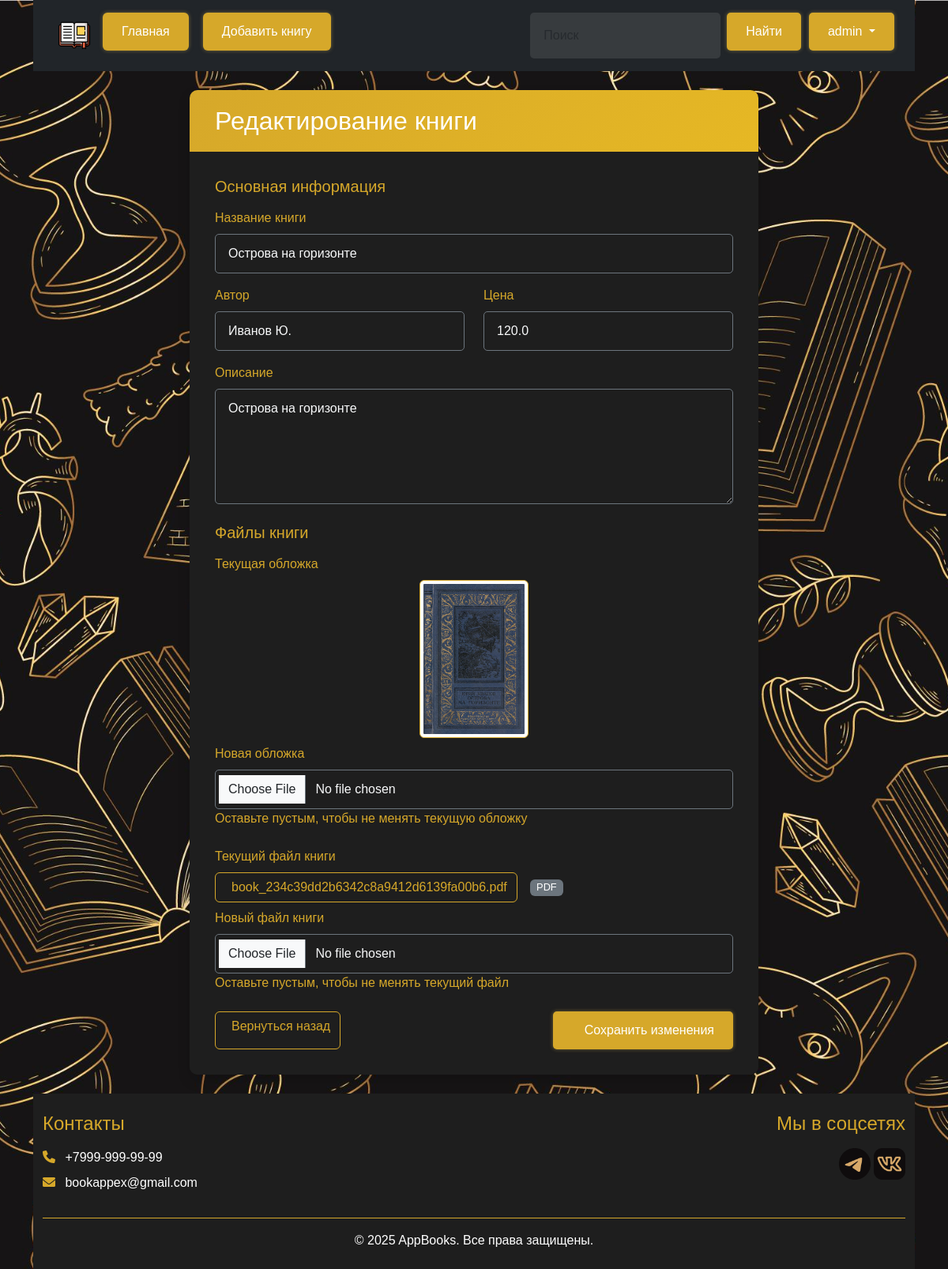
The page /book/1/edit (signed in) on the database its author committed.
### models.py (models this page shows)
class Books(db.Model):
    id = db.Column(db.Integer, primary_key = True)
    Title = db.Column(db.String(100), nullable = False)
    Cover = db.Column(db.String(100), nullable = False)
    Author = db.Column(db.String(100), nullable = False)
    About = db.Column(db.Text, nullable = False)
    File_path = db.Column(db.String(100), nullable = False)
    Cost = db.Column(db.Float, nullable = False)
    @property
    def cover_url(self):
        clean_path = self.Cover.replace('\\', '/')
        return url_for('static', filename=f'uploads/{clean_path}')
    @property
    def book_file_url(self):
        clean_path = self.File_path.replace('\\', '/')
        return url_for('static', filename=f'uploads/{clean_path}')

### BooksApp.py (the view, shortened to what this page needs)
@app.route("/book/<int:id>/edit", methods=['POST', 'GET'])
@admin_required
def BookUpdate(id):
    book = Books.query.get_or_404(id)
    return render_template('Book_edit.html',
                         book=book,
                         username=session.get('username'),
                         admin = adm())

### BooksApp.py (called while the page is built)
def login_required(f):
    @wraps(f)
    def decorated(*args, **kwargs):
        if 'username' not in session:
            flash('Требуется авторизация', 'error')
            return redirect(url_for('Log_in'))
        return f(*args, **kwargs)
    return decorated

def admin_required(f):
    @wraps(f)
    @login_required
    def decorated(*args, **kwargs):
        user = Authorization.query.filter_by(Name=session['username']).first()
        if user.Rank != 'Admin':
            abort(403)  # Forbidden
        return f(*args, **kwargs)
    return decorated

def adm():
    username=session.get('username')
    if 'username' not in session:
        return False
    user = Authorization.query.filter_by(Name=username).first()
    if user.Rank == 'Admin':
       return True
    return False

### templates/Book_edit.html (shortened to what this page needs)
{% extends 'base.html' %}
{% block body %}
<div class="container mt-4">
    <div class="row justify-content-center">
        <div class="col-lg-8">
            <div class="card shadow border-0">
                <div class="card-header bg-primary text-white">
                    <h2 class="mb-0">Редактирование книги</h2>
                </div>
                <div class="card-body bg-dark text-light">
                <div class="card-body bg-dark text-light">
                    <form method="post" enctype="multipart/form-data">
                        <div class="mb-4">
                            <h5 class="text-gold mb-3">Основная информация</h5>
                            <div class="mb-3">
                                <label for="title" class="form-label">Название книги</label>
                                <input type="text" class="form-control bg-dark text-light border-secondary"
                                       id="title" name="title" value="{{ book.Title }}" required>
                            </div>
                            <div class="row">
                                <div class="col-md-6 mb-3">
                                    <label for="author" class="form-label">Автор</label>
                                    <input type="text" class="form-control bg-dark text-light border-secondary"
                                           id="author" name="author" value="{{ book.Author }}" required>
                                </div>
                                <div class="col-md-6 mb-3">
                                    <label for="cost" class="form-label">Цена</label>
                                    <input type="number" step="0.01" min="0"
                                           class="form-control bg-dark text-light border-secondary"
                                           id="cost" name="cost" value="{{ book.Cost }}" required>
                                </div>
                            </div>
                            <div class="mb-3">
                                <label for="about" class="form-label">Описание</label>
                                <textarea class="form-control bg-dark text-light border-secondary"
                                          id="about" name="about" rows="5" required>{{ book.About }}</textarea>
                            </div>
                        </div>
                        <div class="mb-4">
                            <h5 class="text-gold mb-3">Файлы книги</h5>
                            <div class="mb-4">
                                <label class="form-label d-block">Текущая обложка</label>
                                <div class="text-center mb-2">
                                    <img src="{{ book.cover_url }}" class="img-thumbnail border-gold" style="max-height: 200px;">
                                </div>
                                <label for="cover" class="form-label">Новая обложка</label>
                                <input type="file" class="form-control bg-dark text-light border-secondary"
                                       id="cover" name="cover" accept="image/*">
                                <div class="text-gold">Оставьте пустым, чтобы не менять текущую обложку</div>
                            </div>
                            <div class="mb-3">
                                <label class="form-label d-block">Текущий файл книги</label>
                                <div class="d-flex align-items-center mb-2">
                                    <a href="{{ book.book_file_url }}" class="btn btn-outline-gold me-3">
                                        {{ book.File_path.split('/')[-1] }}
                                    </a>
                                    <span class="badge bg-secondary">{{ book.File_path.split('.')[-1]|upper }}</span>
                                </div>
                                <label for="book_file" class="form-label">Новый файл книги</label>
                                <input type="file" class="form-control bg-dark text-light border-secondary"
                                       id="book_file" name="book_file">
                                <div class="text-gold">Оставьте пустым, чтобы не менять текущий файл</div>
                            </div>
                        </div>
                        <div class="d-flex justify-content-between mt-4">
                            <a href="{{ url_for('book_detail', id=book.id) }}" class="btn btn-outline-gold">
                                Вернуться назад
                            </a>
                            <button type="submit" class="btn btn-gold">
                                Сохранить изменения
                            </button>
                        </div>
                    </form>
                </div>
            </div>
        </div>
    </div>
</div>
{% endblock %}

### static/css/main.css (style rules this page uses)
:root { --primary-color: #d6a82a; --primary-hover: #e6b824; --text-color: white; --shadow: 0 0 5px rgba(195, 167, 77, 0.5); --shadow-hover: 0 0 15px rgba(195, 167, 77, 0.8); --success-color: #0f9b22; --success-hover: #2ad641; --error-color: #ffca2c; --error-bg: rgba(255, 202, 44, 0.1); --dark-bg: #1e1e1e; --darker-bg: #161415; --gold-gradient: linear-gradient(135deg, var(--primary-color) 0%, var(--primary-hover) 100%); }
body { margin: 0; padding: 0; min-height: 100vh; font-family: 'Arial', sans-serif; display: flex; flex-direction: column; background: url(/static/image/background.jpg) center/cover no-repeat fixed, rgb(255, 255, 255); }
.card { border: none; border-radius: 10px; overflow: hidden; background-color: var(--dark-bg); color: var(--text-color); transition: all 0.3s ease; margin-bottom: 1.5rem; }
.card-header { background: linear-gradient(135deg, var(--primary-color) 0%, var(--primary-hover) 100%); border-bottom: none; padding: 1.25rem 1.5rem; }
.text-gold { color: var(--primary-color); }
.border-gold { border-color: var(--primary-color) !important; }
.bg-dark { background-color: var(--dark-bg) !important; }
.button-custom, .link-custom, .btn-gold, .btn-primary { display: inline-flex; align-items: center; justify-content: center; gap: 0.5rem; padding: 0.75rem 1.5rem; border-radius: 5px; font-size: 1rem; font-weight: 500; cursor: pointer; transition: all 0.3s ease; text-decoration: none; border: none; background-color: var(--primary-color); color: var(--text-color); box-shadow: var(--shadow); }
.btn-outline-gold { background-color: transparent; border: 1px solid var(--primary-color); color: var(--primary-color); }
.form-label { display: block; font-weight: 500; margin-bottom: 0.5rem; color: var(--primary-color); }
.form-control { width: 100%; padding: 0.75rem 1rem; border-radius: 5px; transition: all 0.3s ease; background-color: rgba(255, 255, 255, 0.1); border: 1px solid rgba(255, 255, 255, 0.2); color: var(--text-color); }
.badge { font-size: 0.8rem; font-weight: 500; }

### templates/base.html (style rules this page uses)
:root { --primary-color: #d6a82a; --primary-hover: #e6b824; --text-color: white; --shadow: 0 0 5px rgba(195, 167, 77, 0.5); --shadow-hover: 0 0 15px rgba(195, 167, 77, 0.8); }
html, body { height: 100%; margin: 0; }
body { display: flex; flex-direction: column; min-height: 100vh; font-family: 'Arial', sans-serif; }
body { font-family: 'Arial', sans-serif; }

### rows shown on the page
Books: title "Острова на горизонте", author "Иванов Ю.", cost "120.0", about "Острова на горизонте", cover_url (picture), File_path "book_234c39dd2b6342c8a9412d6139fa00b6.pdf", File_path "PDF"

### other values the page prints
{{ username }} "admin"
